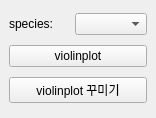
<?xml version="1.0" encoding="UTF-8"?>
<ui version="4.0">
 <class>MainWindow</class>
 <widget class="QMainWindow" name="MainWindow">
  <property name="geometry">
   <rect>
    <x>0</x>
    <y>0</y>
    <width>156</width>
    <height>118</height>
   </rect>
  </property>
  <property name="windowTitle">
   <string>MainWindow</string>
  </property>
  <widget class="QWidget" name="centralwidget">
   <layout class="QVBoxLayout" name="verticalLayout">
    <item>
     <layout class="QHBoxLayout" name="horizontalLayout">
      <item>
       <widget class="QLabel" name="label">
        <property name="text">
         <string>species:</string>
        </property>
       </widget>
      </item>
      <item>
       <widget class="QComboBox" name="cboSpecies"/>
      </item>
     </layout>
    </item>
    <item>
     <widget class="QPushButton" name="btnViolin">
      <property name="text">
       <string>violinplot</string>
      </property>
     </widget>
    </item>
    <item>
     <widget class="QPushButton" name="btnViolinDeco">
      <property name="text">
       <string>violinplot 꾸미기</string>
      </property>
     </widget>
    </item>
   </layout>
  </widget>
  <widget class="QMenuBar" name="menubar">
   <property name="geometry">
    <rect>
     <x>0</x>
     <y>0</y>
     <width>156</width>
     <height>20</height>
    </rect>
   </property>
  </widget>
 </widget>
 <resources/>
 <connections/>
</ui>
